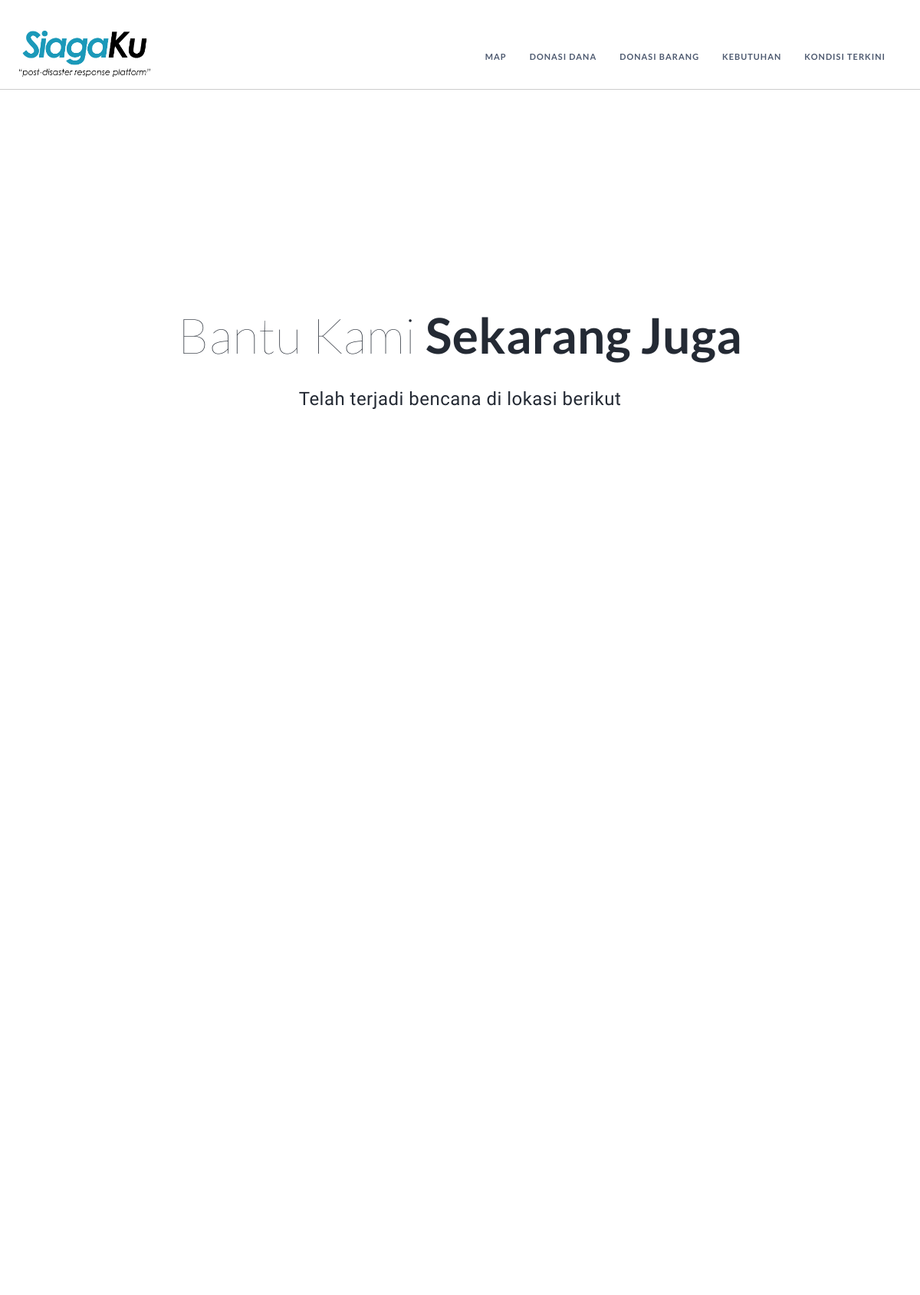
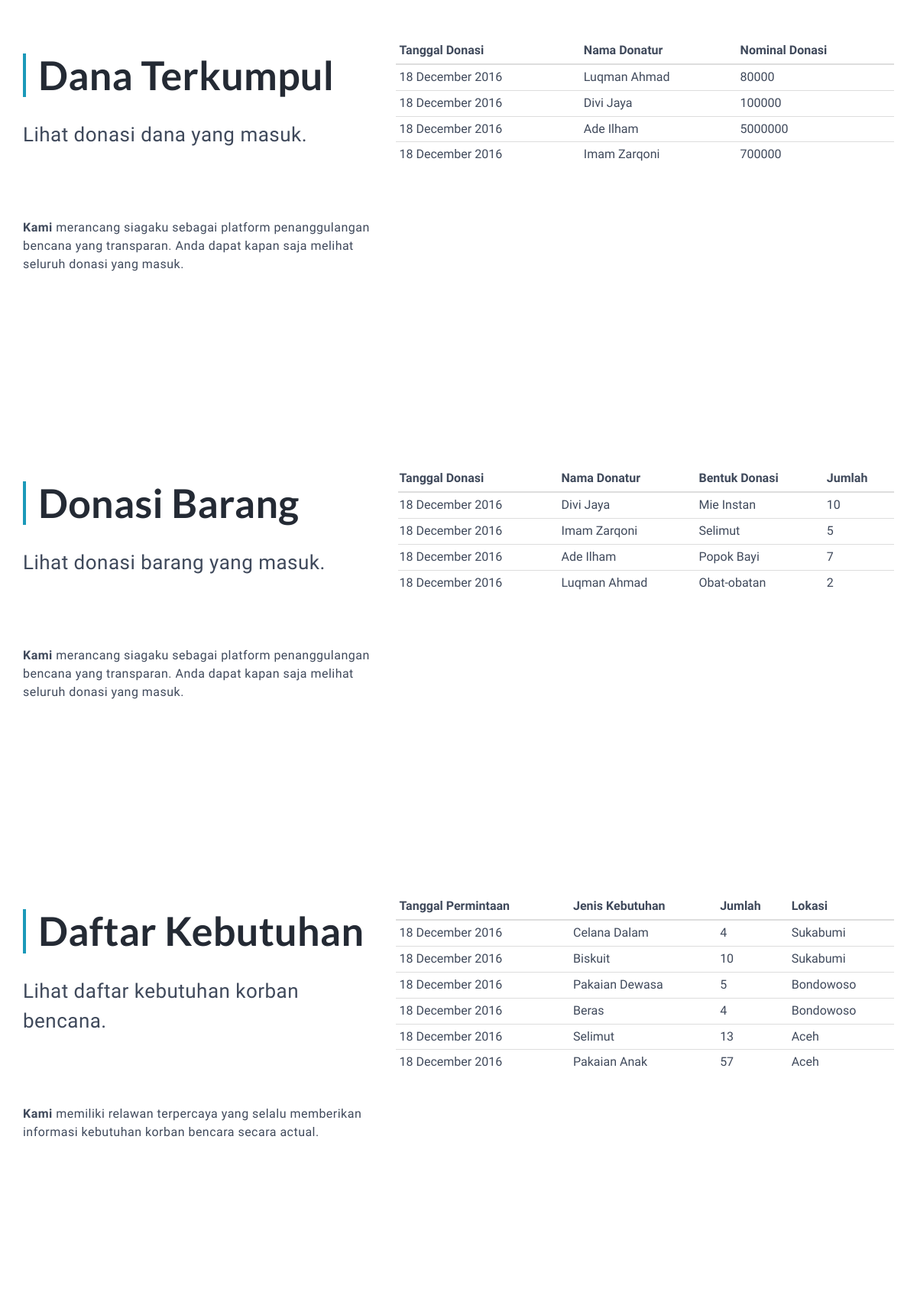
Screenshot of /siagaku/index.php (upper part) with the database file from the repository (2 pictures, top to bottom).
### tables this page shows
CREATE TABLE `dana` (
  `id_dana` int(11) NOT NULL,
  `nominal` int(11) DEFAULT NULL,
  `nama_donatur` varchar(75) DEFAULT NULL,
  `tanggal` date DEFAULT NULL
);

CREATE TABLE `donasi` (
  `id_donasi` int(11) NOT NULL,
  `id_barang` int(11) DEFAULT NULL,
  `jumlah_donasi` int(11) DEFAULT NULL,
  `nama_donatur` varchar(75) DEFAULT NULL,
  `tanggal_donasi` date DEFAULT NULL
);

CREATE TABLE `barang` (
  `id_barang` int(11) NOT NULL,
  `nama_barang` varchar(75) DEFAULT NULL
);

CREATE TABLE `kebutuhan` (
  `id_kebutuhan` int(11) NOT NULL,
  `id_lokasi` int(11) DEFAULT NULL,
  `id_barang` int(11) DEFAULT NULL,
  `jumlah_kebutuhan` int(11) DEFAULT NULL,
  `jumlah_terpenuhi` int(11) DEFAULT '0',
  `status` varchar(50) DEFAULT NULL,
  `tanggal_permintaan` timestamp NULL DEFAULT CURRENT_TIMESTAMP
);

CREATE TABLE `lokasi` (
  `id_lokasi` int(11) NOT NULL,
  `nama_lokasi` varchar(75) DEFAULT NULL,
  `latitude` varchar(50) DEFAULT NULL,
  `longitude` varchar(50) DEFAULT NULL,
  `deskripsi` tinytext
);

### siagaku/application/controllers/home.php (called while the page is built, shortened)
<?php
class home extends CI_Controller {
	public function index()
	{
		$this->load->model('dana_model');
		$data['dana'] = $this->dana_model->getLastDana();
		$this->load->model('donasi_model');
		$data['donasi'] = $this->donasi_model->getLastDonasi();
		$this->load->model('kebutuhan_model');
		$data['kebutuhan'] = $this->kebutuhan_model->getLastKebutuhan();
		$this->load->model('lokasi_model');
		$data['location'] = $this->lokasi_model->getAllLocation();
		$this->load->view('index',$data);
	}
}

### siagaku/index.php (called while the page is built, shortened)
<?php
require_once BASEPATH.'core/CodeIgniter.php';

### siagaku/application/models/dana_model.php (called while the page is built, shortened)
<?php  if ( ! defined('BASEPATH')) exit('No direct script access allowed');
class dana_model extends CI_Model{
	public function getLastDana()
	{
		$this->db->from('dana');
		$this->db->order_by("dana.id_dana", "desc");
        $this->db->limit(12);
		$query = $this->db->get();
		return $query->result();
	}
}

### siagaku/application/models/donasi_model.php (called while the page is built, shortened)
<?php  if ( ! defined('BASEPATH')) exit('No direct script access allowed');
class donasi_model extends CI_Model{
	public function getLastDonasi()
	{
		$this->db->from('donasi');
		$this->db->join('barang' , 'donasi.id_barang = barang.id_barang');
		$this->db->order_by("donasi.tanggal_donasi", "desc");
        $this->db->limit(12);
		$query = $this->db->get();
		return $query->result();
	}
}

### siagaku/application/models/kebutuhan_model.php (called while the page is built, shortened)
<?php  if ( ! defined('BASEPATH')) exit('No direct script access allowed');
class kebutuhan_model extends CI_Model{
	public function getLastKebutuhan()
	{
		$this->db->from('kebutuhan');
		$this->db->join('barang' , 'kebutuhan.id_barang = barang.id_barang');
		$this->db->join('lokasi' , 'kebutuhan.id_lokasi = lokasi.id_lokasi');
		$this->db->order_by("kebutuhan.tanggal_permintaan", "desc");
        $this->db->limit(12);
		$query = $this->db->get();
		return $query->result();
	}
}

### siagaku/application/views/index.php (the view, shortened to what this page needs)
<!DOCTYPE html>
<html class="no-js" lang="en">
<head>
    <link rel="stylesheet" href="<?php echo base_url().'assets/' ?>css0/bootstrap-slider.css">
    <link rel="stylesheet" href="<?php echo base_url().'assets/' ?>css0/bootstrap.css">
    <link rel="stylesheet" href="<?php echo base_url().'assets/' ?>css0/flexslider.css">
    <link rel="stylesheet" href="<?php echo base_url().'assets/' ?>css0/font-awesome.css">
    <link rel="stylesheet" href="<?php echo base_url().'assets/' ?>css0/jquery.circliful.css">
    <link rel="stylesheet" href="<?php echo base_url().'assets/' ?>css0/style.css">
    <link href="<?php echo base_url().'assets/' ?>style_maps.css" rel="stylesheet">
</head>
<body data-spy="scroll" data-target=".navbar-collapse" data-offset="90">
<nav id="site-navigation" class="navbar navbar-left navbar-clear navbar-fixed-top navbar-top-xs main-navigation">
    <div class="container">
    <div class="navbar-header">
        <a href="#main-header" class="navbar-brand">
            <img class="logo-light" src="<?php echo base_url().'assets/img/' ?>logo-siagaku.png" alt="Next" />
        </a>
    </div>
    <div id="navbar" class="navbar-collapse collapse">
        <ul class="nav navbar-nav navbar-right">
            <li><a href="#map"><i class="fa-asterisk"></i>Map</a></li>
            <li><a href="#donasidana"><i class="fa-cogs"></i>Donasi Dana</a></li>
            <li><a href="#donasibarang"><i class="fa-mobile"></i>Donasi Barang</a></li>
            <li><a href="#kebutuhan"><i class="fa-usd"></i>Kebutuhan</a></li>
            <li><a href="#kondisiterkini"><i class="fa-usd"></i>Kondisi Terkini</a></li>
        </ul>
    </div>
</div>
</nav>
<div id="skrollr-body">
    <div class="page-wrapper">
    <header id="header-site" class="header-site header-splash">
    <div class="container light-bg">
        <div class="intro text-center">
            <h1>Bantu Kami <span class="bold">Sekarang Juga</span></h1>
            <p class="subtitle">Telah terjadi bencana di lokasi berikut</p>
        </div>
    </div>
    </header>
    <div class="container" style="width:100%;" id="map">
    </div>
<section id="donasidana" class="">
    <div class="container">
        <div class="row"><br><br></div>
        <div class="row">
            <div class="col-md-5">
                <div class="section-heading">
                    <h2 class="line left"><span class="bold">Dana Terkumpul</span></h2>
                    <p class="subtitle">Lihat donasi dana yang masuk.</p>
                </div>
                <p><span class="bold">Kami</span> merancang siagaku sebagai platform penanggulangan bencana yang transparan. Anda dapat kapan saja melihat seluruh donasi yang masuk.</p>
            </div>
            <div class="col-md-7 screen-show">
                <table class="table table-condensed table-hover">
                <thead>
                  <tr>
                    <th>Tanggal Donasi</th>
                    <th>Nama Donatur</th>
                    <th>Nominal Donasi</th>
                  </tr>
                </thead>
                <tbody>
				<?php foreach($dana as $row) { ?>
                  <tr>
                    <td><?php echo date_format(date_create($row->tanggal),"d F Y"); ?></td>
                    <td><?php echo $row->nama_donatur; ?></td>
                    <td><?php echo $row->nominal; ?></td>
                  </tr>
				<?php } ?>
                </tbody>
              </table>
            </div>
        </div>
    </div>
</section>
    <section id="donasibarang" class="screenshots slider">
    <div class="container">
        <div class="row"><br><br></div>
        <div class="row">
            <div class="col-md-5">
                <div class="section-heading">
                    <h2 class="line left"><span class="bold">Donasi Barang</span></h2>
                    <p class="subtitle">Lihat donasi barang yang masuk.</p>
                </div>
                <p><span class="bold">Kami</span> merancang siagaku sebagai platform penanggulangan bencana yang transparan. Anda dapat kapan saja melihat seluruh donasi yang masuk.</p>
            </div>
            <div class="col-md-7 screen-show">
                <table class="table table-condensed table-hover">
                <thead>
                  <tr>
                    <th>Tanggal Donasi</th>
                    <th>Nama Donatur</th>
                    <th>Bentuk Donasi</th>
                    <th>Jumlah</th>
                  </tr>
                </thead>
                <tbody>
				<?php foreach($donasi as $row) { ?>
                  <tr>
                    <td><?php echo date_format(date_create($row->tanggal_donasi),"d F Y"); ?></td>
                    <td><?php echo $row->nama_donatur; ?></td>
                    <td><?php echo $row->nama_barang; ?></td>
                    <td><?php echo $row->jumlah_donasi; ?></td>
                  </tr>
				<?php } ?>
                </tbody>
              </table>
            </div>
        </div>
    </div>
</section>
    <section id="kebutuhan" class="">
    <div class="container">
        <div class="row"><br><br></div>
        <div class="row">
            <div class="col-md-5">
                <div class="section-heading">
                    <h2 class="line left"><span class="bold">Daftar Kebutuhan</span></h2>
                    <p class="subtitle">Lihat daftar kebutuhan korban bencana.</p>
                </div>
                <p><span class="bold">Kami</span> memiliki relawan terpercaya yang selalu memberikan informasi kebutuhan korban bencara secara actual.</p>
            </div>
            <div class="col-md-7 screen-show">
                <table class="table table-condensed table-hover">
                <thead>
                  <tr>
                    <th>Tanggal Permintaan</th>
                    <th>Jenis Kebutuhan</th>
                    <th>Jumlah</th>
                    <th>Lokasi</th>
                  </tr>
                </thead>
                <tbody>
				<?php foreach($kebutuhan as $row) { ?>
                  <tr>
                    <td><?php echo date_format(date_create($row->tanggal_permintaan),"d F Y"); ?></td>
                    <td><?php echo $row->nama_barang; ?></td>
                    <td><?php echo $row->jumlah_kebutuhan; ?></td>
                    <td><?php echo $row->nama_lokasi; ?></td>
                  </tr>
				<?php } ?>
                </tbody>
              </table>
            </div>
        </div>
    </div>
</section>
<section id="kondisiterkini" class="">
    <div class="container">
    </div>
</section>
    </div>
</div>
</body>
</html>

### siagaku/assets/style_maps.css (style rules this page uses)
html, body { height: 100%; margin: 0; padding: 0; line-height: 1.5; }
#map { height: 100%; size: 50%; }
a { text-decoration: none; }

### rows the page displays
dana: tanggal "18 December 2016", nama_donatur "Luqman Ahmad", nominal "80000"
dana: tanggal "18 December 2016", nama_donatur "Divi Jaya", nominal "100000"
dana: tanggal "18 December 2016", nama_donatur "Ade Ilham", nominal "5000000"
dana: tanggal "18 December 2016", nama_donatur "Imam Zarqoni", nominal "700000"
donasi: tanggal_donasi "18 December 2016", nama_donatur "Divi Jaya", id_barang.nama_barang "Mie Instan", jumlah_donasi "10"
donasi: tanggal_donasi "18 December 2016", nama_donatur "Imam Zarqoni", id_barang.nama_barang "Selimut", jumlah_donasi "5"
donasi: tanggal_donasi "18 December 2016", nama_donatur "Ade Ilham", id_barang.nama_barang "Popok Bayi", jumlah_donasi "7"
donasi: tanggal_donasi "18 December 2016", nama_donatur "Luqman Ahmad", id_barang.nama_barang "Obat-obatan", jumlah_donasi "2"
kebutuhan: tanggal_permintaan "18 December 2016", id_barang.nama_barang "Celana Dalam", jumlah_kebutuhan "4", id_lokasi.nama_lokasi "Sukabumi"
kebutuhan: tanggal_permintaan "18 December 2016", id_barang.nama_barang "Biskuit", jumlah_kebutuhan "10", id_lokasi.nama_lokasi "Sukabumi"
kebutuhan: tanggal_permintaan "18 December 2016", id_barang.nama_barang "Pakaian Dewasa", jumlah_kebutuhan "5", id_lokasi.nama_lokasi "Bondowoso"
kebutuhan: tanggal_permintaan "18 December 2016", id_barang.nama_barang "Beras", jumlah_kebutuhan "4", id_lokasi.nama_lokasi "Bondowoso"
kebutuhan: tanggal_permintaan "18 December 2016", id_barang.nama_barang "Selimut", jumlah_kebutuhan "13", id_lokasi.nama_lokasi "Aceh"
kebutuhan: tanggal_permintaan "18 December 2016", id_barang.nama_barang "Pakaian Anak", jumlah_kebutuhan "57", id_lokasi.nama_lokasi "Aceh"
